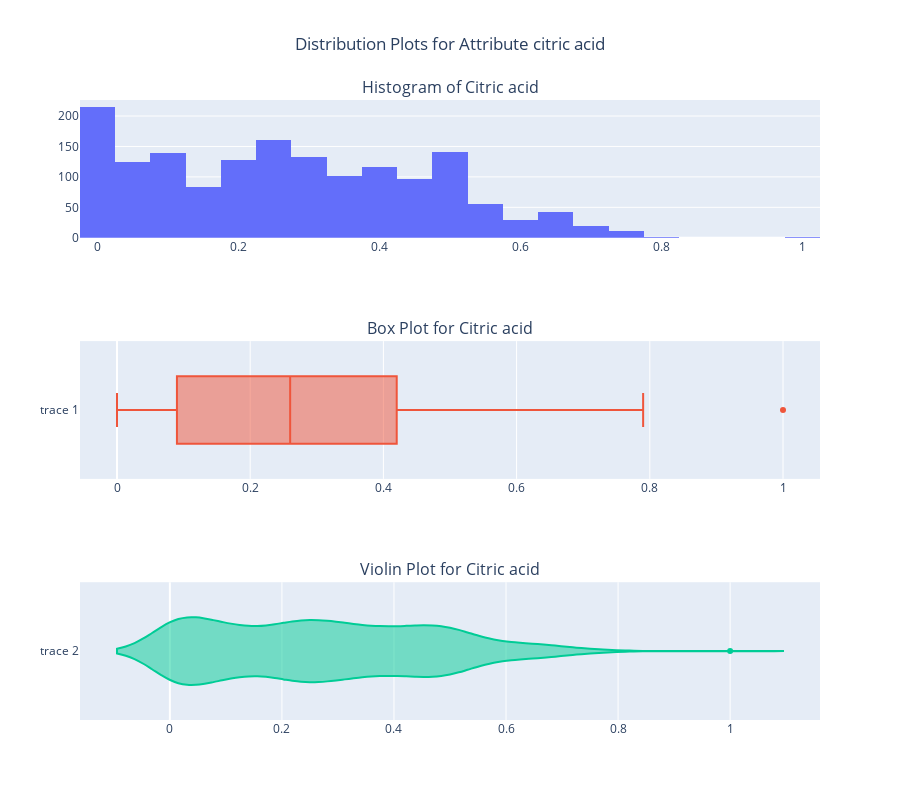

The code cell stored with this chart in its notebook:
### Markdown cell above
Lets look at the **drawbacks of box plot**

### Code cell
from plotly.subplots import make_subplots
import plotly.graph_objects as go

fig = make_subplots(rows=3, cols=1, 
                    subplot_titles=("Histogram of Citric acid","Box Plot for Citric acid", "Violin Plot for Citric acid"))

fig.append_trace(go.Histogram(x = df['citric acid']), row=1, col=1)

fig.append_trace(go.Box(
    x=df['citric acid'],
), row=2, col=1)

fig.append_trace(go.Violin(
    x= df['citric acid']
), row=3, col=1)


fig.update_layout(height=800, width=np.inf, title_text="Distribution Plots for Attribute citric acid", showlegend=False, title_x = 0.5)
fig.show()

### Figure 1 — Plotly figure (JSON) as saved in the notebook; plotly's stock layout.template omitted (floating-point values rounded to 4 significant figures; data arrays with more than 128 entries replaced by an {"elided": "..."} marker saying what was removed)
{"data": [{"type": "histogram", "x": {"elided": "1599 float values"}, "xaxis": "x", "yaxis": "y"}, {"type": "box", "x": {"elided": "1599 float values"}, "xaxis": "x2", "yaxis": "y2"}, {"type": "violin", "x": {"elided": "1599 float values"}, "xaxis": "x3", "yaxis": "y3"}], "layout": {"annotations": [{"font": {"size": 16}, "showarrow": false, "text": "Histogram of Citric acid", "x": 0.5, "xanchor": "center", "xref": "paper", "y": 1, "yanchor": "bottom", "yref": "paper"}, {"font": {"size": 16}, "showarrow": false, "text": "Box Plot for Citric acid", "x": 0.5, "xanchor": "center", "xref": "paper", "y": 0.6111, "yanchor": "bottom", "yref": "paper"}, {"font": {"size": 16}, "showarrow": false, "text": "Violin Plot for Citric acid", "x": 0.5, "xanchor": "center", "xref": "paper", "y": 0.2222, "yanchor": "bottom", "yref": "paper"}], "height": 800, "showlegend": false, "title": {"text": "Distribution Plots for Attribute citric acid", "x": 0.5}, "width": null, "xaxis": {"anchor": "y", "domain": [0, 1]}, "xaxis2": {"anchor": "y2", "domain": [0, 1]}, "xaxis3": {"anchor": "y3", "domain": [0, 1]}, "yaxis": {"anchor": "x", "domain": [0.7778, 1]}, "yaxis2": {"anchor": "x2", "domain": [0.3889, 0.6111]}, "yaxis3": {"anchor": "x3", "domain": [0, 0.2222]}}}
